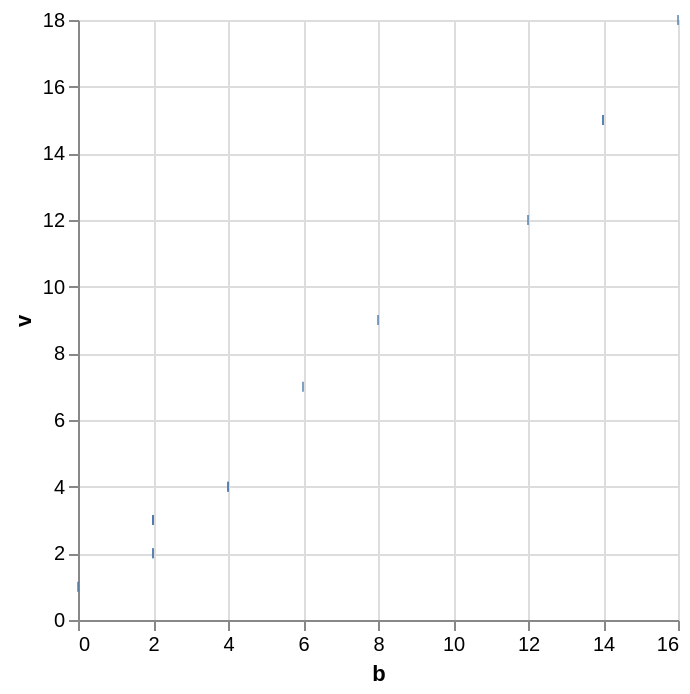

This figure's Vega-Lite source:
### Vega-Lite specification from a JSON file in a GitHub repository (floating-point values rounded to 4 significant figures)
{"$schema": "https://vega.github.io/schema/vega-lite/v6.json", "data": {"values": [{"v": 1}, {"v": 2}, {"v": 2}, {"v": 3}, {"v": 3}, {"v": 3}, {"v": 4}, {"v": 4}, {"v": 7}, {"v": 9}, {"v": 12}, {"v": 15}, {"v": 15}, {"v": 18}]}, "description": "Bin with an explicit bin transform.", "encoding": {"x": {"field": "b", "type": "quantitative"}, "y": {"field": "v", "type": "quantitative"}}, "mark": "tick", "transform": [{"as": "b", "bin": true, "field": "v"}], "usermeta": {"eas": {"standin_ratio": 0.0391, "threshold": 0.06}}}
